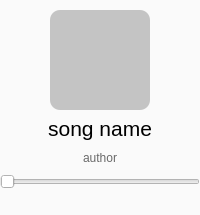
                <widget class="QFrame" name="frame_9">
                 <property name="minimumSize">
                  <size>
                   <width>0</width>
                   <height>215</height>
                  </size>
                 </property>
                 <property name="styleSheet">
                  <string notr="true">background-color:rgb(250,250,250);border-radius:15;
</string>
                 </property>
                 <property name="frameShape">
                  <enum>QFrame::StyledPanel</enum>
                 </property>
                 <property name="frameShadow">
                  <enum>QFrame::Raised</enum>
                 </property>
                 <layout class="QVBoxLayout" name="verticalLayout_13">
                  <property name="leftMargin">
                   <number>0</number>
                  </property>
                  <property name="topMargin">
                   <number>0</number>
                  </property>
                  <property name="rightMargin">
                   <number>0</number>
                  </property>
                  <property name="bottomMargin">
                   <number>0</number>
                  </property>
                  <item>
                   <layout class="QHBoxLayout" name="horizontalLayout_24">
                    <item>
                     <widget class="QLabel" name="label_32">
                      <property name="minimumSize">
                       <size>
                        <width>100</width>
                        <height>110</height>
                       </size>
                      </property>
                      <property name="maximumSize">
                       <size>
                        <width>100</width>
                        <height>110</height>
                       </size>
                      </property>
                      <property name="styleSheet">
                       <string notr="true">border-radius:10;
background-color: rgb(196, 196, 196);
margin-top:10;</string>
                      </property>
                      <property name="text">
                       <string/>
                      </property>
                     </widget>
                    </item>
                   </layout>
                  </item>
                  <item>
                   <layout class="QVBoxLayout" name="verticalLayout_15">
                    <property name="sizeConstraint">
                     <enum>QLayout::SetDefaultConstraint</enum>
                    </property>
                    <item>
                     <layout class="QHBoxLayout" name="horizontalLayout_25">
                      <item>
                       <widget class="QLabel" name="label_33">
                        <property name="font">
                         <font>
                          <pointsize>16</pointsize>
                         </font>
                        </property>
                        <property name="layoutDirection">
                         <enum>Qt::LeftToRight</enum>
                        </property>
                        <property name="styleSheet">
                         <string notr="true"/>
                        </property>
                        <property name="text">
                         <string>song name</string>
                        </property>
                        <property name="alignment">
                         <set>Qt::AlignCenter</set>
                        </property>
                       </widget>
                      </item>
                     </layout>
                    </item>
                    <item>
                     <layout class="QHBoxLayout" name="horizontalLayout_27">
                      <item>
                       <widget class="QLabel" name="label_34">
                        <property name="styleSheet">
                         <string notr="true">color:rgb(105,105,105);</string>
                        </property>
                        <property name="text">
                         <string>author</string>
                        </property>
                        <property name="alignment">
                         <set>Qt::AlignCenter</set>
                        </property>
                       </widget>
                      </item>
                     </layout>
                    </item>
                    <item>
                     <layout class="QHBoxLayout" name="horizontalLayout_32">
                      <item>
                       <widget class="QSlider" name="horizontalSlider">
                        <property name="styleSheet">
                         <string notr="true"/>
                        </property>
                        <property name="orientation">
                         <enum>Qt::Horizontal</enum>
                        </property>
                        <property name="tickInterval">
                         <number>0</number>
                        </property>
                       </widget>
                      </item>
                     </layout>
                    </item>
                    <item>
                     <layout class="QHBoxLayout" name="horizontalLayout_35">
                      <item>
                       <widget class="QLabel" name="label_39">
                        <property name="styleSheet">
                         <string notr="true">image: url(:/icon/res/shangyishou.png);margin-bottom:5;</string>
                        </property>
                        <property name="text">
                         <string/>
                        </property>
                       </widget>
                      </item>
                      <item>
                       <widget class="QLabel" name="label_35">
                        <property name="styleSheet">
                         <string notr="true">image: url(:/icon/res/zanting.png);margin-bottom:5;</string>
                        </property>
                        <property name="text">
                         <string/>
                        </property>
                       </widget>
                      </item>
                      <item>
                       <widget class="QLabel" name="label_37">
                        <property name="styleSheet">
                         <string notr="true">image: url(:/icon/res/xiayishou.png);margin-bottom:5;</string>
                        </property>
                        <property name="text">
                         <string/>
                        </property>
                       </widget>
                      </item>
                     </layout>
                    </item>
                   </layout>
                  </item>
                 </layout>
                </widget>
